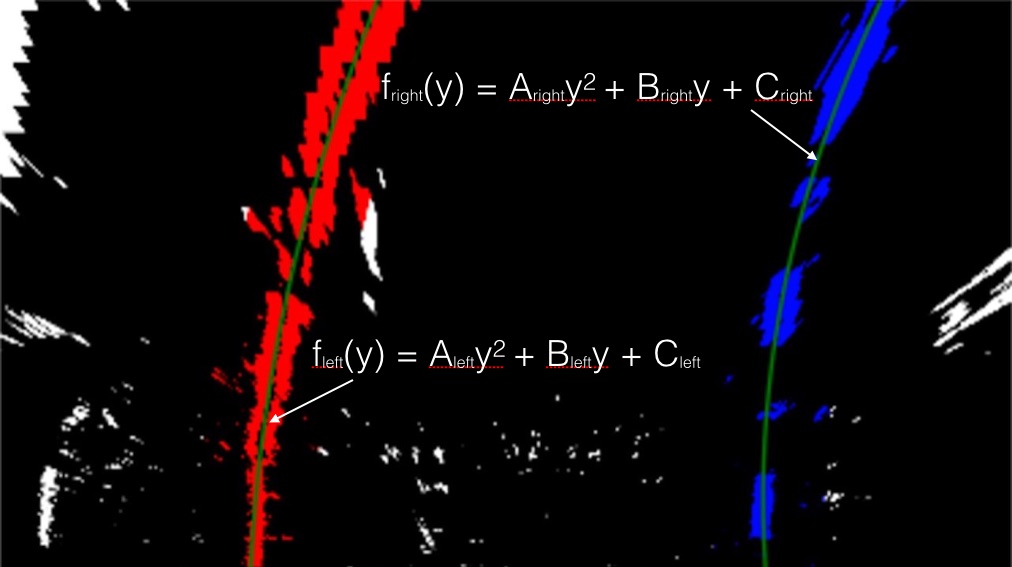
#> input picture examples/color_fit_lines.jpg, 1012 x 567 px; its folder holds only this picture in this run
$ python -i perspective_transformation.py   (imports and definitions only)
#> lines starting #> are read from the running program, lines starting #| are printed output that depends on the picture; after the words box and inside, x2 and y2 are one past the last pixel; in counts of white or black regions, pixels touching at a corner belong together
### camera_calibration.py
import os.path, glob
import numpy as np
import cv2
import pickle

import matplotlib.image as mpimg
import matplotlib.pyplot as plt
# %matplotlib inline

# [76 lines left out: functions displayImages, calibrateCamera, not called in this run]

def undistortImage(img, mtx, dist, plotImages=True):
    imageUndistorted = cv2.undistort(img, mtx, dist, None, mtx)

    if plotImages is True:
        f2, (ax1, ax2) = plt.subplots(1, 2, figsize=(24, 9))
        f2.tight_layout()
        ax1.imshow(img)
        ax1.set_title('Original Image', fontsize=40)
        ax2.imshow(imageUndistorted)
        ax2.set_title('Undistorted Image', fontsize=40)
        plt.subplots_adjust(left=0., right=1, top=0.9, bottom=0.)

    return imageUndistorted

### perspective_transformation.py
import pickle
import cv2
import glob
import numpy as np
import matplotlib.image as mpimg
import matplotlib.pyplot as plt

from camera_calibration import undistortImage, calibrateCamera

def warpImage2birdsEyeView(img, img_size, perspective_M):

    # Use cv2.warpPerspective() to warp your image to a top-down view
    warped = cv2.warpPerspective(img, perspective_M, img_size, flags=cv2.INTER_LINEAR)

    return warped

def getPerspectiveTransform(img_size):

    src = np.float32([[567, 470],[717, 470],[1110, 720],[200, 720]])

    offset, mult = 100, 3
    dst = np.float32([[mult * offset, offset],
                     [img_size[0] - mult * offset, offset],
                     [img_size[0] - mult * offset, img_size[1]],
                     [mult * offset, img_size[1]]])

    M = cv2.getPerspectiveTransform(src, dst)
    M_inv = cv2.getPerspectiveTransform(dst, src)

    return src, dst, M, M_inv

# Define a function that thresholds the L-channel of HLS
# Use exclusive lower bound (>) and inclusive upper (<=)
def hlsLThresh(img, thresh=(220, 255)):
    # 1) Convert to HLS color space
    hls = cv2.cvtColor(img, cv2.COLOR_RGB2HLS)
    hlsL = hls[:,:,1]
    hlsL = hlsL*(255/np.max(hlsL))
    # 2) Apply a threshold to the L channel
    binaryOutput = np.zeros_like(hlsL)
    binaryOutput[(hlsL > thresh[0]) & (hlsL <= thresh[1])] = 1
    # 3) Return a binary image of threshold result
    return binaryOutput

# Define a function that thresholds the B-channel of LAB
# Use exclusivexampleImg_LBThresh = lab_bthresh(exampleImg_unwarp, (min_b_thresh, max_b_thresh))
def labBThresh(img, thresh=(190,255)):
    # 1) Convert to LAB color space
    lab = cv2.cvtColor(img, cv2.COLOR_RGB2Lab)
    labB = lab[:,:,2]
    # don't normalize if there are no yellows in the image
    if np.max(labB) > 175:
        labB = labB*(255/np.max(labB))
    # 2) Apply a threshold to the L channel
    binaryOutput = np.zeros_like(labB)
    binaryOutput[((labB > thresh[0]) & (labB <= thresh[1]))] = 1
    # 3) Return a binary image of threshold result
    return binaryOutput

def pipelineImageTransformation(image):
    # Undistort
    ret, mtx, dist, rvecs, tvecs = pickle.load( open( "./camera_cal/camera_calibration_results.p", "rb" ) )
    undistImage = undistortImage(image, mtx, dist, plotImages=False)
    imageSize = (undistImage.shape[1], undistImage.shape[0])

    # Perspective Transform
    src, dst, perspective_M, perspective_M_inv = getPerspectiveTransform(imageSize)
    bidsEyeImage = warpImage2birdsEyeView(undistImage, imageSize, perspective_M)

    # HLS L-channel Threshold (using default parameters)
    imageLThresh = hlsLThresh(bidsEyeImage)

    # Lab B-channel Threshold (using default parameters)
    imageBThresh = labBThresh(bidsEyeImage)

    # Combine HLS and Lab B channel thresholds
    combined = np.zeros_like(imageBThresh)
    combined[(imageLThresh == 1) | (imageBThresh == 1)] = 1
    return combined

>>> import cv2
>>> picture = cv2.cvtColor(cv2.imread('examples/color_fit_lines.jpg'), cv2.COLOR_BGR2RGB)
>>> result = pipelineImageTransformation(picture)
#> (reads camera_cal/camera_calibration_results.p from the repository)
#> in undistortImage, `imageUndistorted = cv2.undistort(img, mtx, dist, None, mtx)`:
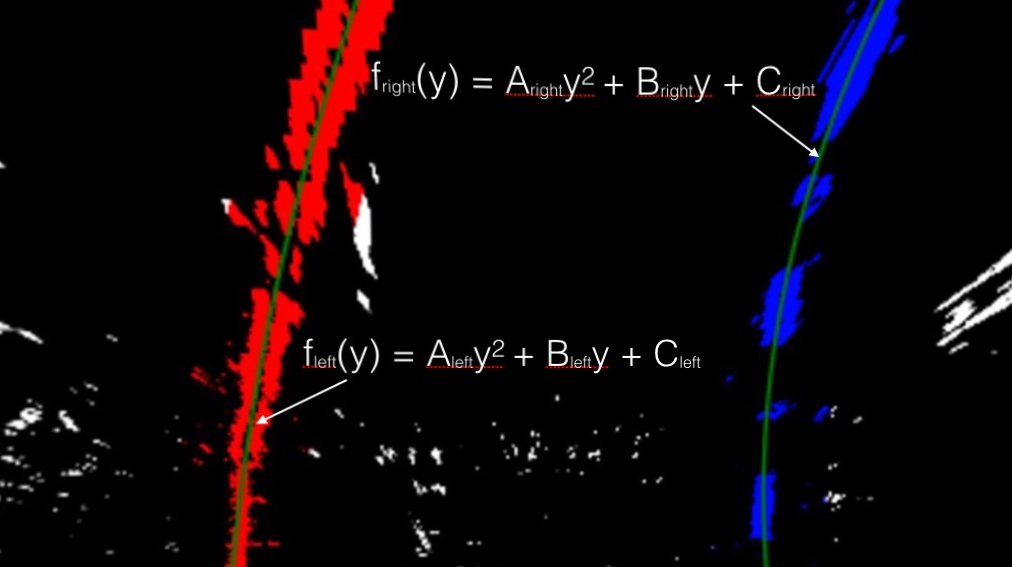
#> imageUndistorted: shape (567, 1012, 3); mean R, G, B 13.9, 5.7, 8.9
#> in warpImage2birdsEyeView, `warped = cv2.warpPerspective(img, perspective_M, img_size, flags=cv2.I..`:
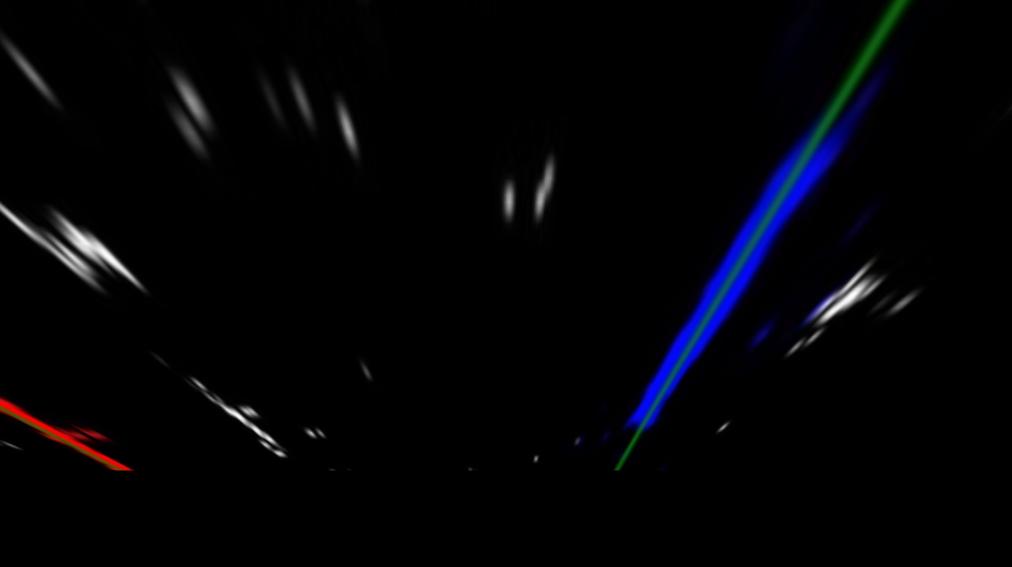
#> warped: shape (567, 1012, 3); mean R, G, B 2.9, 3.2, 6.5
#> in hlsLThresh, `hls = cv2.cvtColor(img, cv2.COLOR_RGB2HLS)`: hls: shape (567, 1012, 3); mean of channels 0, 1, 2 12.8, 4.8, 27
#> in hlsLThresh, `hlsL = hls[:,:,1]`:
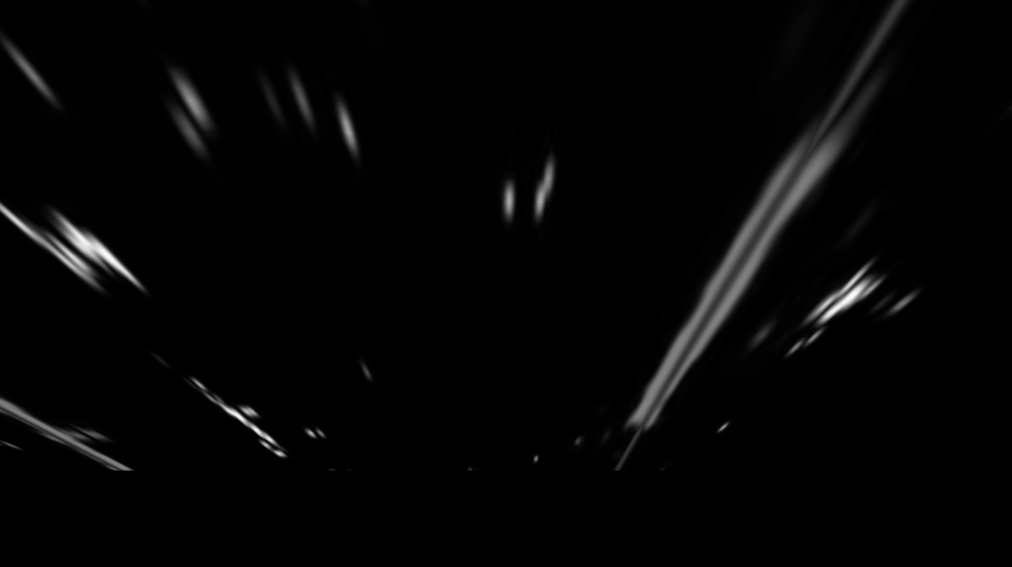
#> hlsL: shape (567, 1012); min 0, max 253, mean 4.8
#> in pipelineImageTransformation, `imageLThresh = hlsLThresh(bidsEyeImage)`:
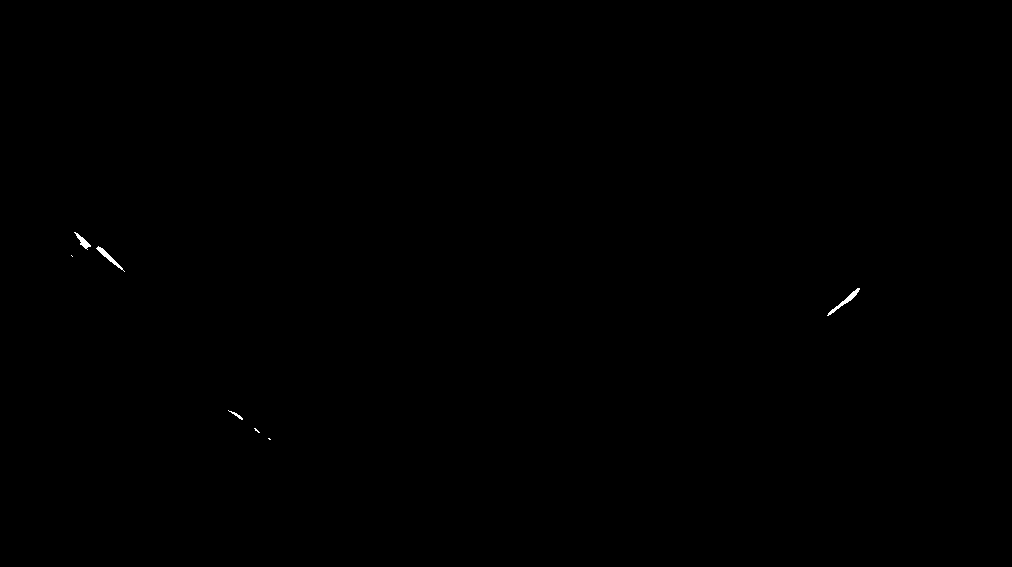
#> imageLThresh: shape (567, 1012) float64; values 0 (black) and 1 (white), 0.08% white; 7 white regions (3 under 20 px), largest, box (x1, y1, x2, y2) and area: (827, 288, 860, 316) 152, (96, 246, 125, 272) 132, (74, 232, 91, 250) 97, (228, 410, 243, 420) 36
#> in labBThresh, `lab = cv2.cvtColor(img, cv2.COLOR_RGB2Lab)`: lab: shape (567, 1012, 3); mean of channels 0, 1, 2 4.2, 129.1, 126.5
#> in labBThresh, `labB = lab[:,:,2]`:
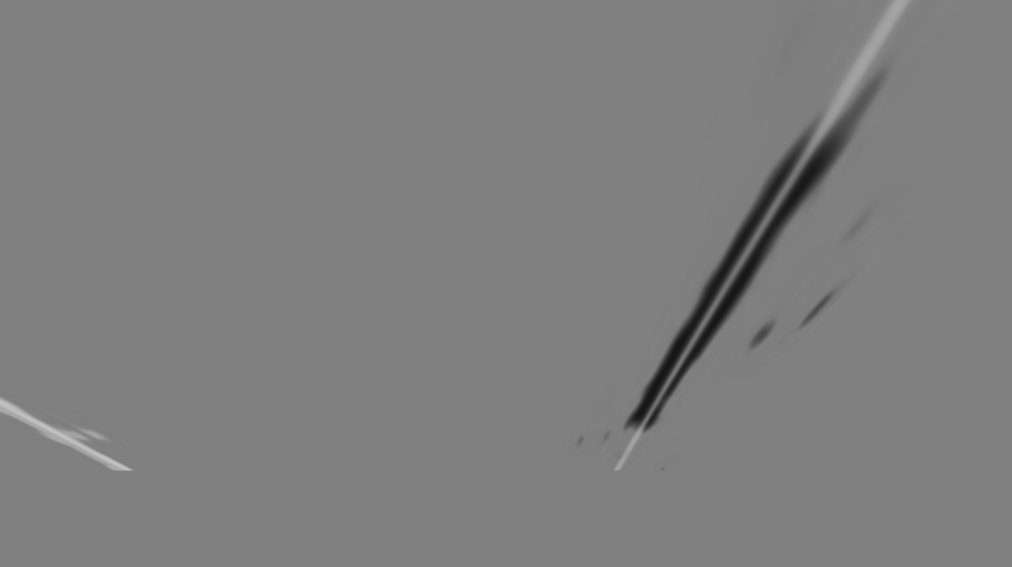
#> labB: shape (567, 1012); min 21, max 194, mean 126.5
#> in labBThresh, `labB = labB*(255/np.max(labB))`:
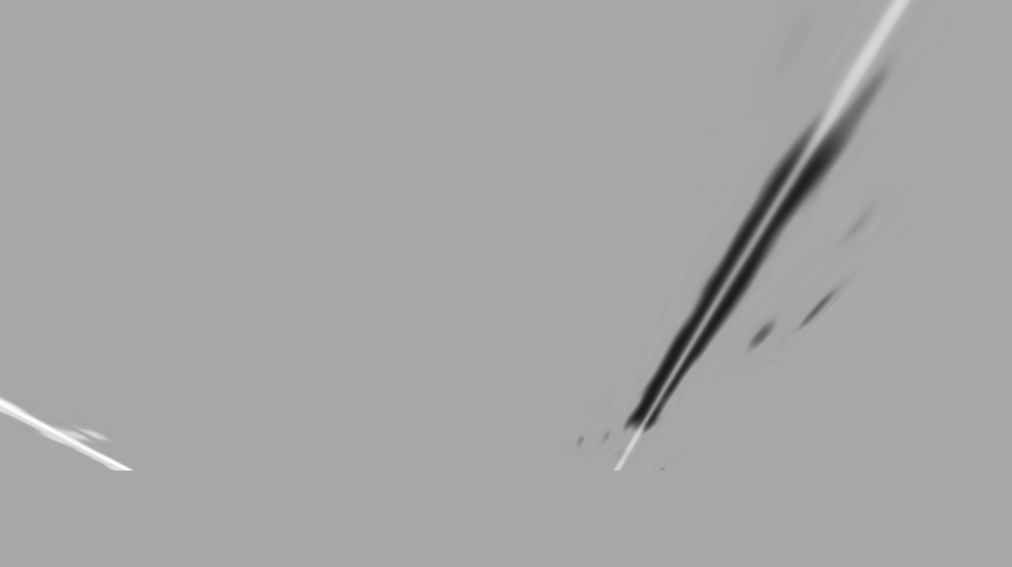
#> labB: shape (567, 1012) float64; min 27.6, max 255, mean 166.3
#> in pipelineImageTransformation, `imageBThresh = labBThresh(bidsEyeImage)`:
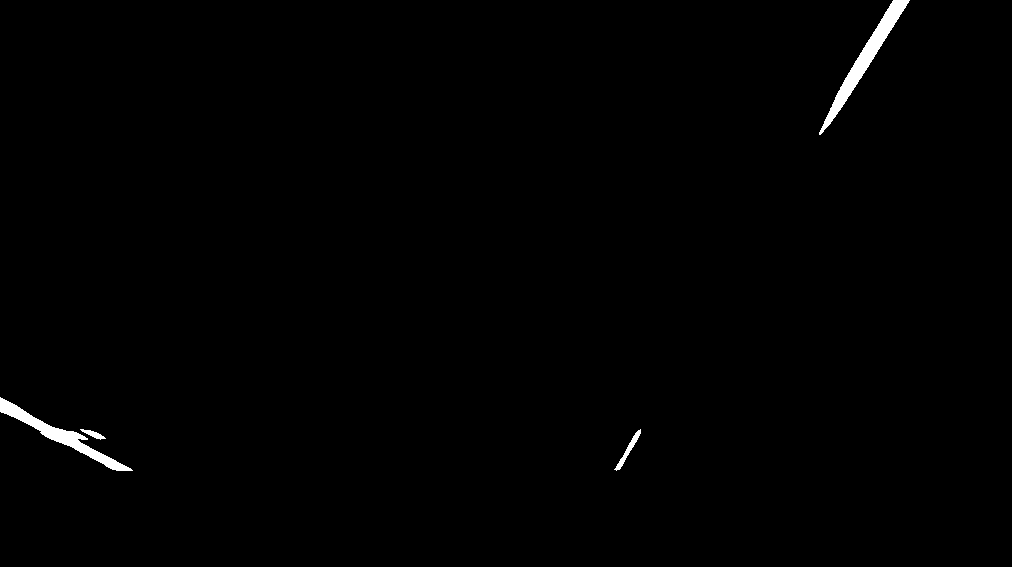
#> imageBThresh: shape (567, 1012) float64; values 0 (black) and 1 (white), 0.66% white; 4 white regions, box (x1, y1, x2, y2) and area: (819, 0, 910, 135) 1876, (0, 397, 133, 471) 1590, (614, 429, 641, 471) 221, (80, 429, 106, 440) 111
#> result: shape (567, 1012) float64; values 0 (black) and 1 (white), 0.74% white; 11 white regions (3 under 20 px), largest, box (x1, y1, x2, y2) and area: (819, 0, 910, 135) 1876, (0, 397, 133, 471) 1590, (614, 429, 641, 471) 221
